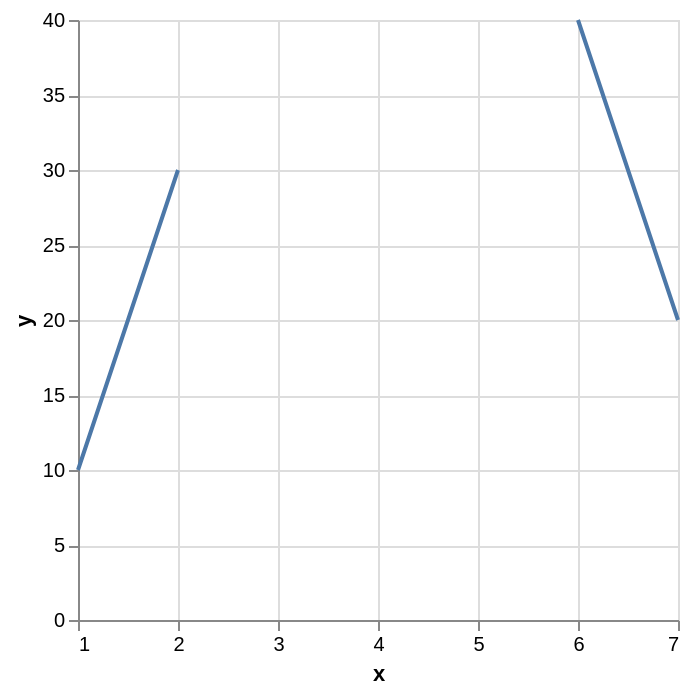

Specify this chart in Vega-Lite:
### Vega-Lite specification from a JSON file in a GitHub repository (floating-point values rounded to 4 significant figures)
{"$schema": "https://vega.github.io/schema/vega-lite/v6.json", "data": {"values": [{"x": 1, "y": 10}, {"x": 2, "y": 30}, {"x": 3, "y": null}, {"x": 4, "y": 15}, {"x": 5, "y": null}, {"x": 6, "y": 40}, {"x": 7, "y": 20}]}, "mark": "line", "encoding": {"x": {"field": "x", "type": "quantitative"}, "y": {"field": "y", "type": "quantitative"}}}
